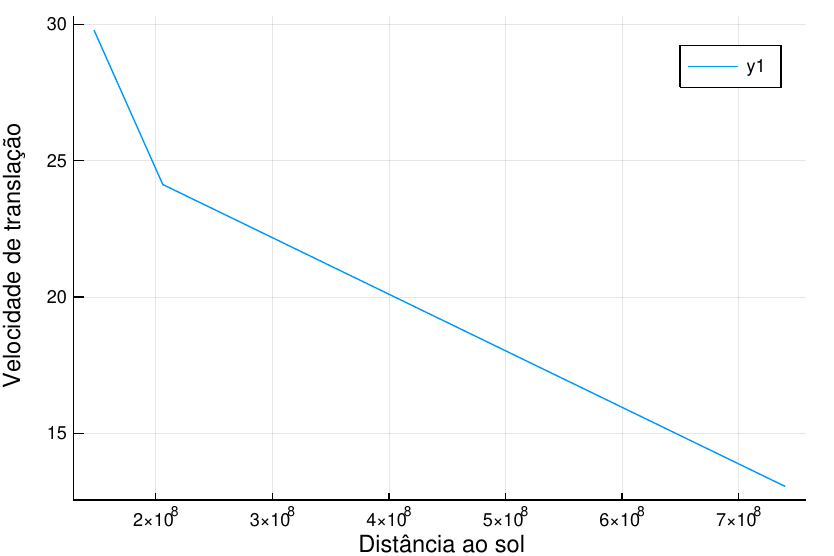

Recreate this plot in Julia.
using Plots

struct Planeta

  nome :: String
  massa :: Float64
  raio :: Float64
  dsol :: Float64
  vtrans :: Float64

end

terra =   Planeta("Terra"  , 5.972e24 ,  6350. , 147e6 , 29.79 )
marte =   Planeta("Marte"  , 6.417e23 ,  3396. , 206e6 , 24.13 )
jupiter = Planeta("Jupiter", 1.898e27 , 71450. , 740e6 , 13.06 )

planetas = [ terra, marte, jupiter ]

vtrans = [ planetas[i].vtrans for i in 1:3 ]

dsol = [ planetas[i].dsol for i in 1:3 ]

plot(dsol,vtrans,xlabel="Distância ao sol",ylabel="Velocidade de translação")

savefig("9.pdf")






